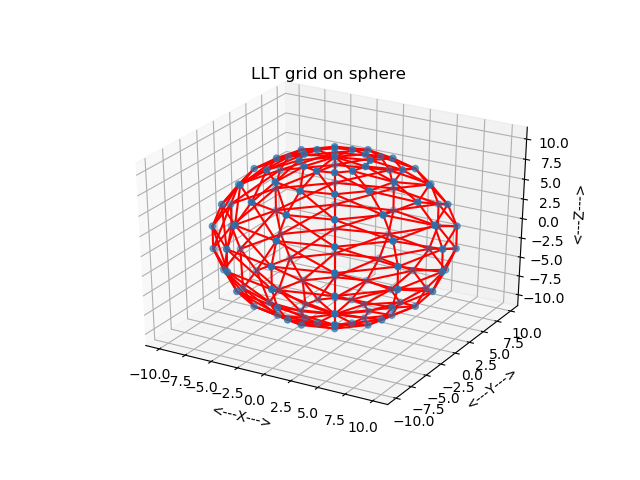

Write Python code to recreate this figure.
#! /usr/bin/env python3
#


def i4mat_print(m, n, a, title):

    # *****************************************************************************80
    #
    # I4MAT_PRINT prints an I4MAT.
    #
    #  Licensing:
    #
    #    This code is distributed under the GNU LGPL license.
    #
    #  Modified:
    #
    #    12 October 2014
    #
    #  Author:
    #
    #    John Burkardt
    #
    #  Parameters:
    #
    #    Input, integer M, the number of rows in A.
    #
    #    Input, integer N, the number of columns in A.
    #
    #    Input, integer A(M,N), the matrix.
    #
    #    Input, string TITLE, a title.
    #
    i4mat_print_some(m, n, a, 0, 0, m - 1, n - 1, title)


def i4mat_print_test():

    # *****************************************************************************80
    #
    # I4MAT_PRINT_TEST tests I4MAT_PRINT.
    #
    #  Licensing:
    #
    #    This code is distributed under the GNU LGPL license.
    #
    #  Modified:
    #
    #    25 May 2015
    #
    #  Author:
    #
    #    John Burkardt
    #
    import numpy as np
    import platform

    print('')
    print('I4MAT_PRINT_TEST:')
    print('  Python version: %s' % (platform.python_version()))
    print('  Test I4MAT_PRINT, which prints an I4MAT.')

    m = 5
    n = 6
    a = np.array((
        (11, 12, 13, 14, 15, 16),
        (21, 22, 23, 24, 25, 26),
        (31, 32, 33, 34, 35, 36),
        (41, 42, 43, 44, 45, 46),
        (51, 52, 53, 54, 55, 56)))
    title = '  A 5 x 6 integer matrix:'
    i4mat_print(m, n, a, title)
#
#  Terminate.
#
    print('')
    print('I4MAT_PRINT_TEST:')
    print('  Normal end of execution.')
    return


def i4mat_print_some(m, n, a, ilo, jlo, ihi, jhi, title):

    # *****************************************************************************80
    #
    # I4MAT_PRINT_SOME prints out a portion of an I4MAT.
    #
    #  Licensing:
    #
    #    This code is distributed under the GNU LGPL license.
    #
    #  Modified:
    #
    #    08 September 2018
    #
    #  Author:
    #
    #    John Burkardt
    #
    #  Parameters:
    #
    #    Input, integer M, N, the number of rows and columns of the matrix.
    #
    #    Input, integer A(M,N), an M by N matrix to be printed.
    #
    #    Input, integer ILO, JLO, the first row and column to print.
    #
    #    Input, integer IHI, JHI, the last row and column to print.
    #
    #    Input, string TITLE, a title.
    #
    incx = 5

    print('')
    print(title)

    if (m <= 0 or n <= 0):
        print('')
        print('  (None)')
        return

    for j2lo in range(max(jlo, 0), min(jhi + 1, n), incx):

        j2hi = j2lo + incx - 1
        j2hi = min(j2hi, n)
        j2hi = min(j2hi, jhi)

        print('')
        print('  Col: ', end='')

        for j in range(j2lo, j2hi + 1):
            print('%7d  ' % (j), end='')

        print('')
        print('  Row')

        i2lo = max(ilo, 0)
        i2hi = min(ihi, m)

        for i in range(i2lo, i2hi + 1):

            print(' %4d: ' % (i), end='')

            for j in range(j2lo, j2hi + 1):
                print('%7d  ' % (a[i, j]), end='')

            print('')

    return


def i4mat_print_some_test():

    # *****************************************************************************80
    #
    # I4MAT_PRINT_SOME_TEST tests I4MAT_PRINT_SOME.
    #
    #  Licensing:
    #
    #    This code is distributed under the GNU LGPL license.
    #
    #  Modified:
    #
    #    31 October 2014
    #
    #  Author:
    #
    #    John Burkardt
    #
    import numpy as np
    import platform

    print('')
    print('I4MAT_PRINT_SOME_TEST')
    print('  Python version: %s' % (platform.python_version()))
    print('  I4MAT_PRINT_SOME prints some of an I4MAT.')

    m = 4
    n = 6
    v = np.array([
        [11, 12, 13, 14, 15, 16],
        [21, 22, 23, 24, 25, 26],
        [31, 32, 33, 34, 35, 36],
        [41, 42, 43, 44, 45, 46]], dtype=np.int32)
    i4mat_print_some(m, n, v, 0, 3, 2, 5,
                     '  Here is I4MAT, rows 0:2, cols 3:5:')
#
#  Terminate.
#
    print('')
    print('I4MAT_PRINT_SOME_TEST:')
    print('  Normal end of execution.')
    return


def r8vec_print(n, a, title):

    # *****************************************************************************80
    #
    # R8VEC_PRINT prints an R8VEC.
    #
    #  Licensing:
    #
    #    This code is distributed under the GNU LGPL license.
    #
    #  Modified:
    #
    #    31 August 2014
    #
    #  Author:
    #
    #    John Burkardt
    #
    #  Parameters:
    #
    #    Input, integer N, the dimension of the vector.
    #
    #    Input, real A(N), the vector to be printed.
    #
    #    Input, string TITLE, a title.
    #
    print('')
    print(title)
    print('')
    for i in range(0, n):
        print('%6d:  %12g' % (i, a[i]))


def r8vec_print_test():

    # *****************************************************************************80
    #
    # R8VEC_PRINT_TEST tests R8VEC_PRINT.
    #
    #  Licensing:
    #
    #    This code is distributed under the GNU LGPL license.
    #
    #  Modified:
    #
    #    29 October 2014
    #
    #  Author:
    #
    #    John Burkardt
    #
    import numpy as np
    import platform

    print('')
    print('R8VEC_PRINT_TEST')
    print('  Python version: %s' % (platform.python_version()))
    print('  R8VEC_PRINT prints an R8VEC.')

    n = 4
    v = np.array([123.456, 0.000005, -1.0E+06, 3.14159265], dtype=np.float64)
    r8vec_print(n, v, '  Here is an R8VEC:')
#
#  Terminate.
#
    print('')
    print('R8VEC_PRINT_TEST:')
    print('  Normal end of execution.')
    return


def sphere_llt_grid_display(r, pc, lat_num, long_num, node_num, node_xyz,
                            line_num, line_data, filename):

    # *****************************************************************************80
    #
    # SPHERE_LLT_GRID_DISPLAY displays points and lines of an LLT grid on a sphere.
    #
    #  Licensing:
    #
    #    This code is distributed under the GNU LGPL license.
    #
    #  Modified:
    #
    #    21 May 2015
    #
    #  Author:
    #
    #    John Burkardt
    #
    #  Parameters:
    #
    #    Input, real R, the radius of the sphere.
    #
    #    Input, real PC(1,3), the center of the sphere.
    #
    #    Input, integer LAT_NUM, LONG_NUM, the number of latitude and longitude
    #    lines to draw.  The latitudes do not include the North and South
    #    poles, which will be included automatically, so LAT_NUM = 5, for instance,
    #    will result in points along 7 lines of latitude.
    #
    #    Input, integer NODE_NUM, the number of grid points.
    #
    #    Input, real NODE_XYZ(NODE_NUM,3), the grid points.
    #
    #    Input, integer LINE_NUM, the number of grid lines.
    #
    #    Input, integer LINE_DATA(LINE_NUM,2), contains pairs of point indices for
    #    line segments that make up the grid.
    #
    #    Input, string FILENAME, the name of a file in which to store a copy
    #    of the plot.
    #
    import matplotlib.pyplot as plt
    import numpy as np
    from mpl_toolkits.mplot3d import Axes3D

    fig = plt.figure()
    ax = fig.add_subplot(111, projection='3d')
#
#  Draw the grid points.
#
    ax.scatter(node_xyz[:, 0], node_xyz[:, 1], node_xyz[:, 2], 'b')

    for i in range(0, line_num):
        i1 = line_data[i, 0]
        i2 = line_data[i, 1]
        ax.plot([node_xyz[i1, 0], node_xyz[i2, 0]],
                [node_xyz[i1, 1], node_xyz[i2, 1]],
                [node_xyz[i1, 2], node_xyz[i2, 2]], 'r')

    ax.set_xlabel('<---X--->')
    ax.set_ylabel('<---Y--->')
    ax.set_zlabel('<---Z--->')
    ax.set_title('LLT grid on sphere')
    ax.grid(True)
# ax.axis ( 'equal' )

    plt.savefig(filename)
    plt.show(block=False)
    plt.clf()

    return


def sphere_llt_grid_display_test():

    # *****************************************************************************80
    #
    # SPHERE_LLT_GRID_DISPLAY_TEST tests SPHERE_LLT_GRID_DISPLAY.
    #
    #  Licensing:
    #
    #    This code is distributed under the GNU LGPL license.
    #
    #  Modified:
    #
    #    21 May 2015
    #
    #  Author:
    #
    #    John Burkardt
    #
    import numpy as np
    import platform

    lat_num = 10
    long_num = 12
    pc = np.array([0.0, 0.0, 0.0])
    r = 10.0

    print('')
    print('SPHERE_LLT_GRID_DISPLAY_TEST')
    print('  Python version: %s' % (platform.python_version()))
    print('  SPHERE_LLT_GRID_DISPLAY displays an LLT grid on a sphere.')
    print('')
    print('  Number of latitudes is  %d' % (lat_num))
    print('  Number of longitudes is %d' % (long_num))
#
#  Get points.
#
    node_num = sphere_llt_grid_point_count(lat_num, long_num)

    print('')
    print('  The number of grid points is %d' % (node_num))

    node_xyz = sphere_llt_grid_points(r, pc, lat_num, long_num, node_num)
#
#  Get lines.
#
    line_num = sphere_llt_grid_line_count(lat_num, long_num)

    print('')
    print('  Number of line segments is %d' % (line_num))

    line_data = sphere_llt_grid_lines(lat_num, long_num, line_num)

    filename = 'sphere_llt_grid.png'

    sphere_llt_grid_display(r, pc, lat_num, long_num, node_num, node_xyz,
                            line_num, line_data, filename)
#
#  Terminate.
#
    print('')
    print('SPHERE_LLT_GRID_DISPLAY_TEST:')
    print('  Normal end of execution.')
    return


def sphere_llt_grid_line_count(lat_num, long_num):

    # *****************************************************************************80
    #
    # SPHERE_LLT_GRID_LINE_COUNT counts lines for an LLT grid on a sphere.
    #
    #  Discussion:
    #
    #    A SPHERE LLT grid imposes a grid of triangles on a sphere,
    #    using latitude and longitude lines.
    #
    #    The number returned is the number of pairs of points to be connected
    #    to form all the line segments.
    #
    #  Licensing:
    #
    #    This code is distributed under the GNU LGPL license.
    #
    #  Modified:
    #
    #    21 May 2015
    #
    #  Author:
    #
    #    John Burkardt
    #
    #  Parameters:
    #
    #    Input, integer LAT_NUM, LONG_NUM, the number of latitude and
    #    longitude lines to draw.  The latitudes do not include the North and South
    #    poles, which will be included automatically, so LAT_NUM = 5, for instance,
    #    will result in points along 7 lines of latitude.
    #
    #    Output, integer LINE_NUM, the number of grid lines.
    #
    line_num = long_num * (lat_num + 1) \
        + long_num * lat_num \
        + long_num * (lat_num - 1)

    return line_num


def sphere_llt_grid_line_count_test():

    # *****************************************************************************80
    #
    # SPHERE_LLT_GRID_LINE_COUNT_TEST tests SPHERE_LLT_GRID_LINE_COUNT.
    #
    #  Licensing:
    #
    #    This code is distributed under the GNU LGPL license.
    #
    #  Modified:
    #
    #    21 May 2015
    #
    #  Author:
    #
    #    John Burkardt
    #
    import platform

    lat_num = 3
    long_num = 4

    print('')
    print('SPHERE_LLT_GRID_LINE_COUNT_TEST')
    print('  Python version: %s' % (platform.python_version()))
    print('  SPHERE_LLT_GRID_LINE_COUNT counts the lines used for a')
    print('  grid based on triangles defined by latitude and longitude')
    print('  lines on a sphere in 3D.')
    print('')
    print('     LAT_NUM    LONG_NUM   LINE_NUM')

    for lat_num in range(1, 19, 2):
        print('')
        long_num = 1
        for long_log in range(1, 5):
            long_num = long_num * 2
            line_num = sphere_llt_grid_line_count(lat_num, long_num)
            print('  %8d  %8d  %8d' % (lat_num, long_num, line_num))
#
#  Terminate.
#
    print('')
    print('SPHERE_LLT_GRID_LINE_COUNT_TEST:')
    print('  Normal end of execution.')
    return


def sphere_llt_grid_lines(nlat, nlong, line_num):

    # *****************************************************************************80
    #
    # SPHERE_LLT_GRID_LINES returns lines for an LLT grid on a sphere.
    #
    #  Discussion:
    #
    #    A SPHERE LLT grid imposes a grid of triangles on a sphere,
    #    using latitude and longitude lines.
    #
    #    The point numbering system is the same used in SPHERE_LLT_GRID_POINTS,
    #    and that routine may be used to compute the coordinates of the points.
    #
    #  Licensing:
    #
    #    This code is distributed under the GNU LGPL license.
    #
    #  Modified:
    #
    #    21 May 2015
    #
    #  Author:
    #
    #    John Burkardt
    #
    #  Parameters:
    #
    #    Input, integer NLAT, NLONG, the number of latitude and longitude
    #    lines to draw.  The latitudes do not include the North and South
    #    poles, which will be included automatically, so NLAT = 5, for instance,
    #    will result in points along 7 lines of latitude.
    #
    #    Input, integer LINE_NUM, the number of grid lines.
    #
    #    Output, integer LINE(LINE_NUM,2), contains pairs of point indices for
    #    line segments that make up the grid.
    #
    import numpy as np

    l = 0
    line = np.zeros([line_num, 2], dtype=np.int32)
#
#  "Vertical" lines.
#
    for j in range(0, nlong):

        old = 0
        new = j + 1
        line[l, 0] = old
        line[l, 1] = new
        l = l + 1

        for i in range(0, nlat - 1):

            old = new
            new = old + nlong
            line[l, 0] = old
            line[l, 1] = new
            l = l + 1

        old = new
        line[l, 0] = old
        line[l, 1] = 1 + nlat * nlong
        l = l + 1
#
#  "Horizontal" lines.
#
    for i in range(0, nlat):

        new = 1 + i * nlong

        for j in range(0, nlong - 1):
            old = new
            new = old + 1
            line[l, 0] = old
            line[l, 1] = new
            l = l + 1

        old = new
        new = 1 + i * nlong
        line[l, 0] = old
        line[l, 1] = new
        l = l + 1
#
#  "Diagonal" lines.
#
    for j in range(0, nlong):

        old = 0
        next = j + 1
        newcol = j

        for i in range(1, nlat):

            old = next
            next = old + nlong + 1
            newcol = newcol + 1

            if (nlong - 1 < newcol):
                newcol = 0
                next = next - nlong

            line[l, 0] = old
            line[l, 1] = next
            l = l + 1

    return line


def sphere_llt_grid_lines_test():

    # *****************************************************************************80
    #
    # SPHERE_LLT_GRID_LINES_TEST tests SPHERE_LLT_GRID_LINES.
    #
    #  Licensing:
    #
    #    This code is distributed under the GNU LGPL license.
    #
    #  Modified:
    #
    #    21 May 2015
    #
    #  Author:
    #
    #    John Burkardt
    #
    import platform

    lat_num = 3
    long_num = 4

    print('')
    print('SPHERE_LLT_GRID_LINES_TEST')
    print('  Python version: %s' % (platform.python_version()))
    print('  SPHERE_LLT_GRID_LINES computes grid lines')
    print('  on a sphere in 3D.')
    print('')
    print('  Number of latitudes is  %d' % (lat_num))
    print('  Number of longitudes is %d' % (long_num))

    line_num = sphere_llt_grid_line_count(lat_num, long_num)

    print('')
    print('  Number of line segments is %d' % (line_num))

    line = sphere_llt_grid_lines(lat_num, long_num, line_num)

    i4mat_print(line_num, 2, line, '  Grid line vertices:')
#
#  Terminate.
#
    print('')
    print('SPHERE_LLT_GRID_LINES_TEST:')
    print('  Normal end of execution.')
    return


def sphere_llt_grid_point_count(lat_num, long_num):

    # *****************************************************************************80
    #
    # SPHERE_LLT_GRID_POINT_COUNT counts points for a SPHERE LLT grid.
    #
    #  Discussion:
    #
    #    A SPHERE LLT grid imposes a grid of triangles on a sphere,
    #    using latitude and longitude lines.
    #
    #  Licensing:
    #
    #    This code is distributed under the GNU LGPL license.
    #
    #  Modified:
    #
    #    21 May 2015
    #
    #  Author:
    #
    #    John Burkardt
    #
    #  Parameters:
    #
    #    Input, integer LAT_NUM, LONG_NUM, the number of latitude
    #    and longitude lines to draw.  The latitudes do not include the North and
    #    South poles, which will be included automatically, so LAT_NUM = 5, for
    #    instance, will result in points along 7 lines of latitude.
    #
    #    Output, integer POINT_NUM, the number of grid points.
    #
    point_num = 2 + lat_num * long_num

    return point_num


def sphere_llt_grid_point_count_test():

    # *****************************************************************************80
    #
    # SPHERE_LLT_GRID_POINT_COUNT_TEST tests SPHERE_LLT_GRID_POINT_COUNT.
    #
    #  Licensing:
    #
    #    This code is distributed under the GNU LGPL license.
    #
    #  Modified:
    #
    #    21 May 2015
    #
    #  Author:
    #
    #    John Burkardt
    #
    import platform

    lat_num = 3
    long_num = 4

    print('')
    print('SPHERE_LLT_GRID_POINT_COUNT_TEST')
    print('  Python version: %s' % (platform.python_version()))
    print('  SPHERE_LLT_GRID_POINT_COUNT counts the points used for a')
    print('  grid based on triangles defined by latitude and longitude')
    print('  lines on a sphere in 3D.')
    print('')
    print('     LAT_NUM    LONG_NUM   POINT_NUM')

    for lat_num in range(1, 19, 2):
        print('')
        long_num = 1
        for long_log in range(1, 5):
            long_num = long_num * 2
            point_num = sphere_llt_grid_point_count(lat_num, long_num)
            print('  %8d  %8d  %8d' % (lat_num, long_num, point_num))
#
#  Terminate.
#
    print('')
    print('SPHERE_LLT_GRID_POINT_COUNT_TEST:')
    print('  Normal end of execution.')
    return


def sphere_llt_grid_points(r, pc, lat_num, long_num, point_num):

    # *****************************************************************************80
    #
    # SPHERE_LLT_GRID_POINTS produces points on an LLT grid on a sphere.
    #
    #  Discussion:
    #
    #    A SPHERE LLT grid imposes a grid of triangles on a sphere,
    #    using latitude and longitude lines.
    #
    #  Licensing:
    #
    #    This code is distributed under the GNU LGPL license.
    #
    #  Modified:
    #
    #    21 May 2015
    #
    #  Author:
    #
    #    John Burkardt
    #
    #  Parameters:
    #
    #    Input, real R, the radius of the sphere.
    #
    #    Input, real PC(1,3), the center of the sphere.
    #
    #    Input, integer LAT_NUM, LONG_NUM, the number of latitude and longitude
    #    lines to draw.  The latitudes do not include the North and South
    #    poles, which will be included automatically, so LAT_NUM = 5, for instance,
    #    will result in points along 7 lines of latitude.
    #
    #    Input, integer POINT_NUM, the number of grid points.
    #
    #    Output, real P(POINT_NUM,3), the grid points.
    #
    import numpy as np

    n = 0
    p = np.zeros([point_num, 3])
#
#  The north pole.
#
    theta = 0.0
    phi = 0.0
    p[n, 0] = pc[0] + r * np.sin(phi) * np.cos(theta)
    p[n, 1] = pc[1] + r * np.sin(phi) * np.sin(theta)
    p[n, 2] = pc[2] + r * np.cos(phi)
    n = n + 1
#
#  Do each intermediate ring of latitude.
#
    for lat in range(1, lat_num + 1):

        phi = np.pi * float(lat) / float(lat_num + 1)
#
#  Along that ring of latitude, compute points at various longitudes.
#
        for lon in range(0, long_num):

            theta = 2.0 * np.pi * float(lon) / float(long_num)

            p[n, 0] = pc[0] + r * np.sin(phi) * np.cos(theta)
            p[n, 1] = pc[1] + r * np.sin(phi) * np.sin(theta)
            p[n, 2] = pc[2] + r * np.cos(phi)
            n = n + 1
#
#  The south pole.
#
    theta = 0.0
    phi = np.pi
    p[n, 0] = pc[0] + r * np.sin(phi) * np.cos(theta)
    p[n, 1] = pc[1] + r * np.sin(phi) * np.sin(theta)
    p[n, 2] = pc[2] + r * np.cos(phi)
    n = n + 1

    return p


def sphere_llt_grid_points_test():

    # *****************************************************************************80
    #
    # SPHERE_LLT_GRID_POINTS_TEST tests SPHERE_LLT_GRID_POINTS.
    #
    #  Licensing:
    #
    #    This code is distributed under the GNU LGPL license.
    #
    #  Modified:
    #
    #    21 May 2015
    #
    #  Author:
    #
    #    John Burkardt
    #
    import numpy as np
    import platform

    lat_num = 3
    long_num = 4

    pc = np.array([0.0, 0.0, 0.0])
    r = 10.0

    print('')
    print('SPHERE_LLT_GRID_POINTS_TEST')
    print('  Python version: %s' % (platform.python_version()))
    print('  SPHERE_LLT_POINTS produces latitude/longitude')
    print('  points on a sphere in 3D.')

    print('')
    print('  Radius = %g' % (r))

    r8vec_print(3, pc, '  Center:')

    print('')
    print('  The number of latitudes =  %d' % (lat_num))
    print('  The number of longitudes = %d' % (long_num))

    node_num = sphere_llt_grid_point_count(lat_num, long_num)

    print('')
    print('  The number of grid points is %d' % (node_num))

    node_xyz = sphere_llt_grid_points(r, pc, lat_num, long_num, node_num)

    print('')

    k = 0
    print('  %8d' % (k)),
    for i in range(0, 3):
        print('  %12f' % (node_xyz[k, i])),

    print('')

    for lat in range(0, lat_num):
        print('')
        for lon in range(0, long_num):
            k = k + 1
            print('  %8d' % (k)),
            for i in range(0, 3):
                print('  %12f' % (node_xyz[k, i])),
            print('')

    print('')

    k = k + 1
    print('  %8d' % (k)),
    for i in range(0, 3):
        print('  %12f' % (node_xyz[k, i])),
    print('')
#
#  Terminate.
#
    print('')
    print('SPHERE_LLT_GRID_POINTS_TEST:')
    print('  Normal end of execution.')
    return


def sphere_llt_grid_test():

    # *****************************************************************************80
    #
    # SPHERE_LLT_GRID_TEST tests the SPHERE_LLT_GRID library.
    #
    #  Licensing:
    #
    #    This code is distributed under the GNU LGPL license.
    #
    #  Modified:
    #
    #    21 May 2015
    #
    #  Author:
    #
    #    John Burkardt
    #
    import platform

    print('')
    print('SPHERE_LLT_GRID_TEST')
    print('  Python version: %s' % (platform.python_version()))
    print('  Test the SPHERE_LLT_GRID library.')
#
#  Utilities:
#
    i4mat_print_test()
    i4mat_print_some_test()
    r8vec_print_test()
    timestamp_test()
#
#  Library.
#
    sphere_llt_grid_point_count_test()
    sphere_llt_grid_points_test()
    sphere_llt_grid_line_count_test()
    sphere_llt_grid_lines_test()
    sphere_llt_grid_display_test()
#
#  Terminate.
#
    print('')
    print('SPHERE_LLT_GRID_TEST:')
    print('  Normal end of execution.')
    return


def timestamp():

    # *****************************************************************************80
    #
    # TIMESTAMP prints the date as a timestamp.
    #
    #  Licensing:
    #
    #    This code is distributed under the GNU LGPL license.
    #
    #  Modified:
    #
    #    06 April 2013
    #
    #  Author:
    #
    #    John Burkardt
    #
    #  Parameters:
    #
    #    None
    #
    import time

    t = time.time()
    print(time.ctime(t))

    return None


def timestamp_test():

    # *****************************************************************************80
    #
    # TIMESTAMP_TEST tests TIMESTAMP.
    #
    #  Licensing:
    #
    #    This code is distributed under the GNU LGPL license.
    #
    #  Modified:
    #
    #    03 December 2014
    #
    #  Author:
    #
    #    John Burkardt
    #
    #  Parameters:
    #
    #    None
    #
    import platform

    print('')
    print('TIMESTAMP_TEST:')
    print('  Python version: %s' % (platform.python_version()))
    print('  TIMESTAMP prints a timestamp of the current date and time.')
    print('')

    timestamp()
#
#  Terminate.
#
    print('')
    print('TIMESTAMP_TEST:')
    print('  Normal end of execution.')
    return


if (__name__ == '__main__'):
    timestamp()
    sphere_llt_grid_test()
    timestamp()
